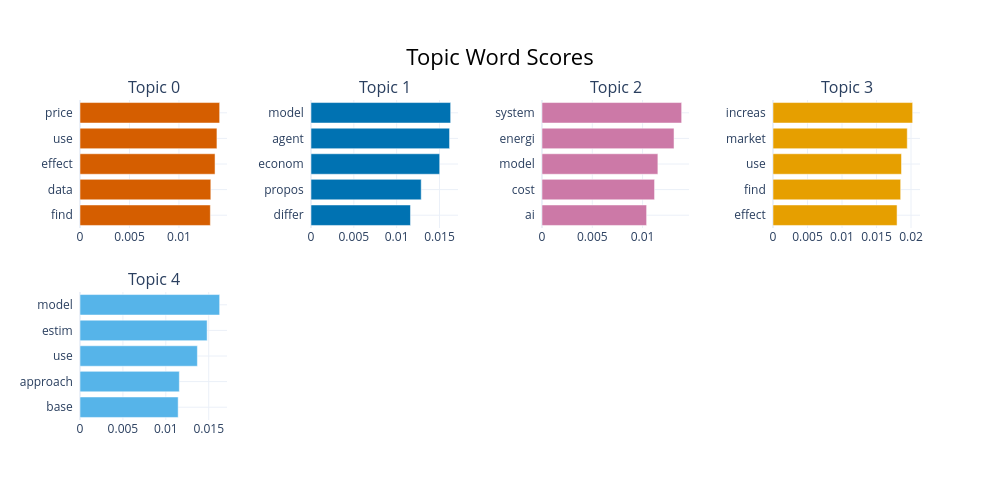

Write notebook code for a chart like this one.
### Code cell
# Visualize the top keywords for the top 10 topics
fig_bar = topic_model.visualize_barchart(top_n_topics=5)
fig_bar.show()

### Figure 1 — Plotly figure (JSON) as saved in the notebook; plotly's stock layout.template omitted (floating-point values rounded to 4 significant figures)
{"data": [{"marker": {"color": "#D55E00"}, "orientation": "h", "type": "bar", "x": [0.01317, 0.01322, 0.01364, 0.01384, 0.01411], "xaxis": "x", "y": ["find  ", "data  ", "effect  ", "use  ", "price  "], "yaxis": "y"}, {"marker": {"color": "#0072B2"}, "orientation": "h", "type": "bar", "x": [0.01161, 0.01287, 0.01503, 0.01618, 0.01631], "xaxis": "x2", "y": ["differ  ", "propos  ", "econom  ", "agent  ", "model  "], "yaxis": "y2"}, {"marker": {"color": "#CC79A7"}, "orientation": "h", "type": "bar", "x": [0.0104, 0.01119, 0.01152, 0.01313, 0.01389], "xaxis": "x3", "y": ["ai  ", "cost  ", "model  ", "energi  ", "system  "], "yaxis": "y3"}, {"marker": {"color": "#E69F00"}, "orientation": "h", "type": "bar", "x": [0.01798, 0.0185, 0.01862, 0.01945, 0.02024], "xaxis": "x4", "y": ["effect  ", "find  ", "use  ", "market  ", "increas  "], "yaxis": "y4"}, {"marker": {"color": "#56B4E9"}, "orientation": "h", "type": "bar", "x": [0.01144, 0.01158, 0.01368, 0.01482, 0.01627], "xaxis": "x5", "y": ["base  ", "approach  ", "use  ", "estim  ", "model  "], "yaxis": "y5"}], "layout": {"annotations": [{"font": {"size": 16}, "showarrow": false, "text": "Topic 0", "x": 0.0875, "xanchor": "center", "xref": "paper", "y": 1, "yanchor": "bottom", "yref": "paper"}, {"font": {"size": 16}, "showarrow": false, "text": "Topic 1", "x": 0.3625, "xanchor": "center", "xref": "paper", "y": 1, "yanchor": "bottom", "yref": "paper"}, {"font": {"size": 16}, "showarrow": false, "text": "Topic 2", "x": 0.6375, "xanchor": "center", "xref": "paper", "y": 1, "yanchor": "bottom", "yref": "paper"}, {"font": {"size": 16}, "showarrow": false, "text": "Topic 3", "x": 0.9125, "xanchor": "center", "xref": "paper", "y": 1, "yanchor": "bottom", "yref": "paper"}, {"font": {"size": 16}, "showarrow": false, "text": "Topic 4", "x": 0.0875, "xanchor": "center", "xref": "paper", "y": 0.4, "yanchor": "bottom", "yref": "paper"}], "height": 500, "hoverlabel": {"bgcolor": "white", "font": {"family": "Rockwell", "size": 16}}, "showlegend": false, "title": {"font": {"color": "Black", "size": 22}, "text": "Topic Word Scores", "x": 0.5, "xanchor": "center", "yanchor": "top"}, "width": 1000, "xaxis": {"anchor": "y", "domain": [0, 0.175], "showgrid": true}, "xaxis2": {"anchor": "y2", "domain": [0.275, 0.45], "showgrid": true}, "xaxis3": {"anchor": "y3", "domain": [0.55, 0.725], "showgrid": true}, "xaxis4": {"anchor": "y4", "domain": [0.825, 1], "showgrid": true}, "xaxis5": {"anchor": "y5", "domain": [0, 0.175], "showgrid": true}, "xaxis6": {"anchor": "y6", "domain": [0.275, 0.45], "showgrid": true}, "xaxis7": {"anchor": "y7", "domain": [0.55, 0.725], "showgrid": true}, "xaxis8": {"anchor": "y8", "domain": [0.825, 1], "showgrid": true}, "yaxis": {"anchor": "x", "domain": [0.6, 1], "showgrid": true}, "yaxis2": {"anchor": "x2", "domain": [0.6, 1], "showgrid": true}, "yaxis3": {"anchor": "x3", "domain": [0.6, 1], "showgrid": true}, "yaxis4": {"anchor": "x4", "domain": [0.6, 1], "showgrid": true}, "yaxis5": {"anchor": "x5", "domain": [0, 0.4], "showgrid": true}, "yaxis6": {"anchor": "x6", "domain": [0, 0.4], "showgrid": true}, "yaxis7": {"anchor": "x7", "domain": [0, 0.4], "showgrid": true}, "yaxis8": {"anchor": "x8", "domain": [0, 0.4], "showgrid": true}}}
